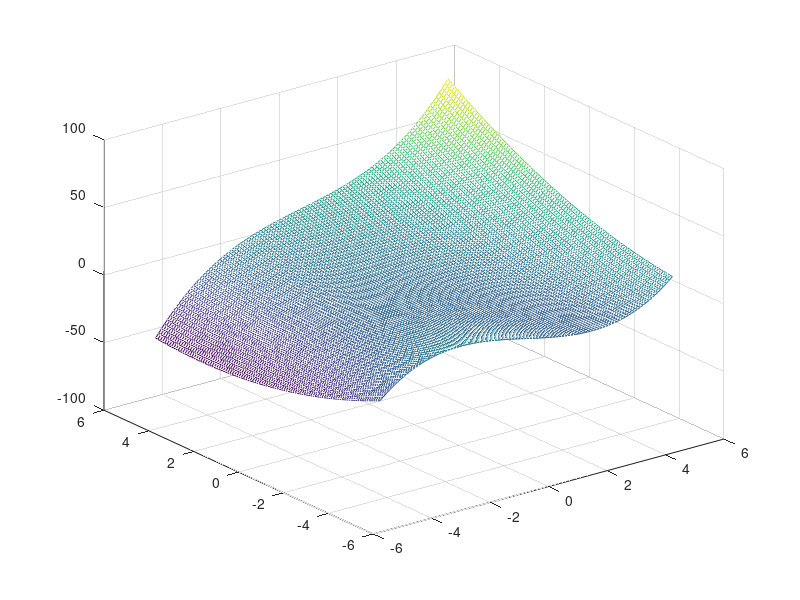
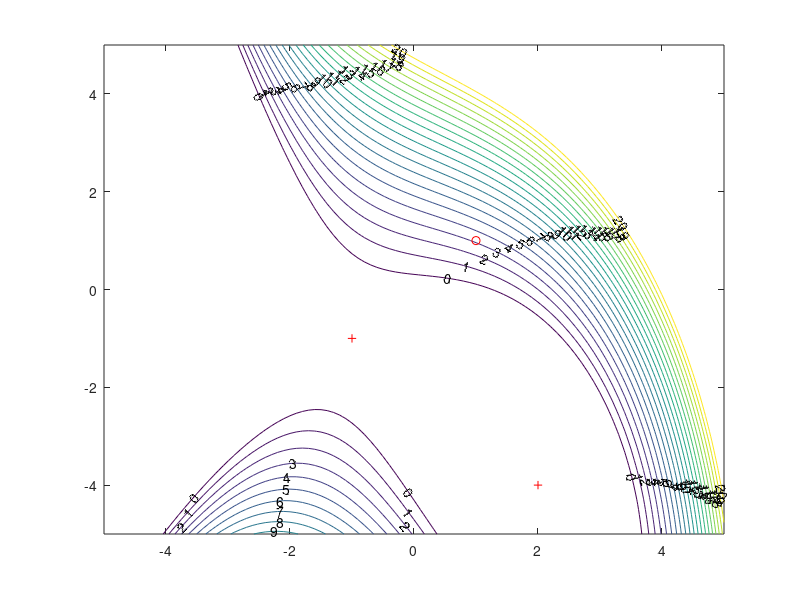

These figures' MATLAB source, in order: (Note: this script raises an error after producing the figures.)
% MECH 559 - M. Kokkolaras
% McGill University
% Example 4.19 in Papalambros and Wilde


clear
clc
clf

x1 = -5:.1:5;
x2=x1;
for i=1:length(x1)
    for j = 1:length(x2)
        f(i,j) = 1/3*x1(j)^3 + x1(j)*x2(i) + 0.5*x2(i)^2 + 2*x2(i) - 2/3;
    end
end

figure(1)
mesh(x1,x2,f)

figure(2)
clf
V = 0:1:20; 
cs = contour(x1,x2,f,V); 
clabel(cs)
hold on
plot(2,-4,'r+'), plot(-1,-1,'r+')

% Choose method (gradient = 1, Newton = 2)
method = 2;

% Ask for intitial guess
%xold = input('Type initial guess as a column vector');
xold = [1 1]'; 
%xold = [-3 2]';
plot(xold(1),xold(2),'ro')
disp(['objective function value = ',num2str(ex4obj(xold))])
%pause
my_epsilon = .001;
kmax = 100;

my_continue = 0;
k = 0;
while my_continue == 0
    k = k + 1
    if method == 1
       % Gradient method
       alpha = ex4grad(xold)*ex4grad(xold)'/ ...
               (ex4grad(xold)*ex4hessian(xold)*ex4grad(xold)')
       xnew = xold - alpha*ex4grad(xold)'
    else
       % Newton's method 
       alpha = 1;
       xnew = xold - alpha*inv(ex4hessian(xold))*ex4grad(xold)'
    end
    disp(['norm of gradient = ', num2str(norm(ex4grad(xnew)))])
    disp(['objective function value = ',num2str(ex4obj(xnew))])
    plot(xnew(1),xnew(2),'ro')
    %pause
    if norm(ex4grad(xnew)) <= my_epsilon
        my_continue = 1;
    end
    xold = xnew;
    if k > kmax
       my_continue = 1;
       disp('maximum number of iteration reached')
   end
end